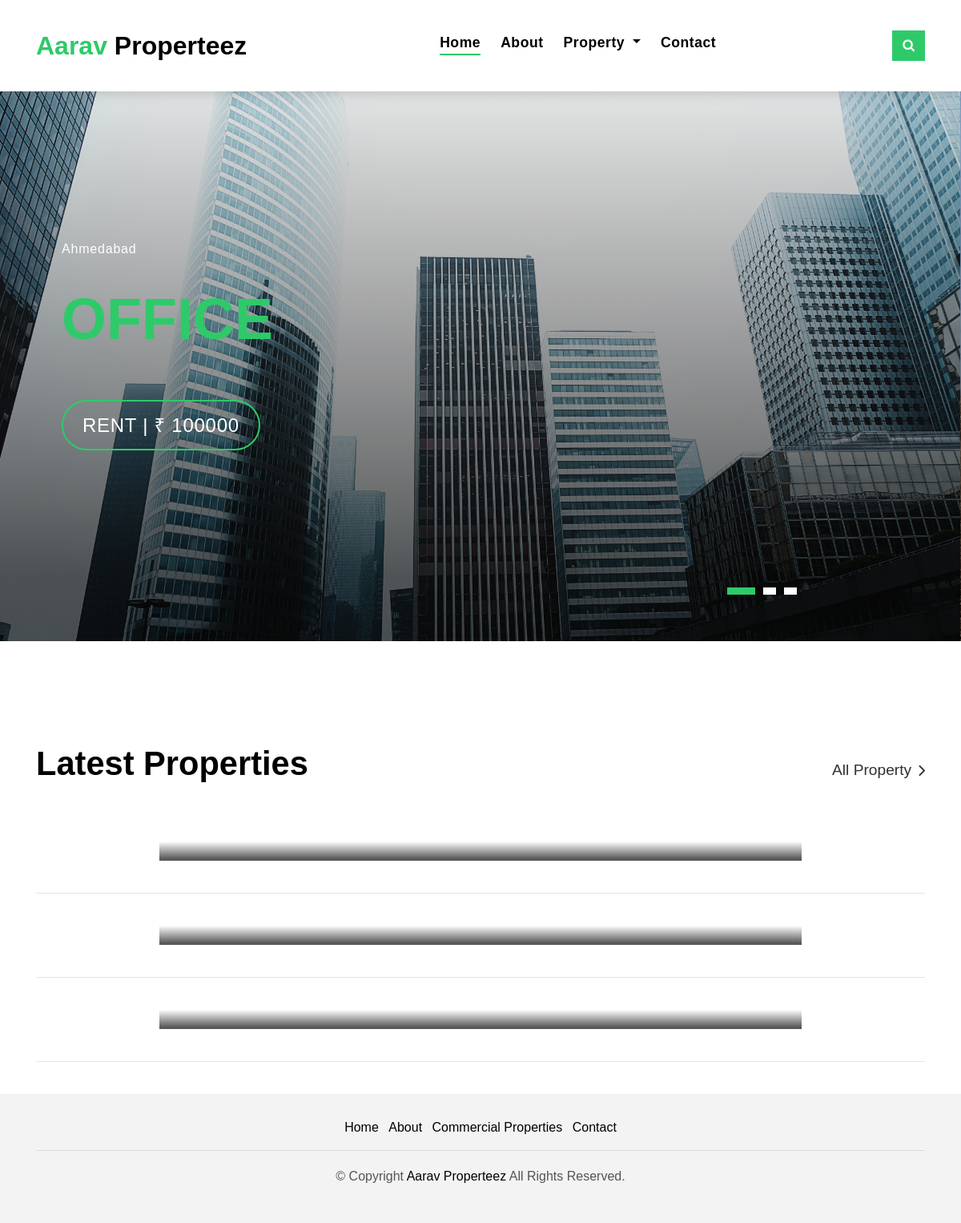
The app's page /, older data.
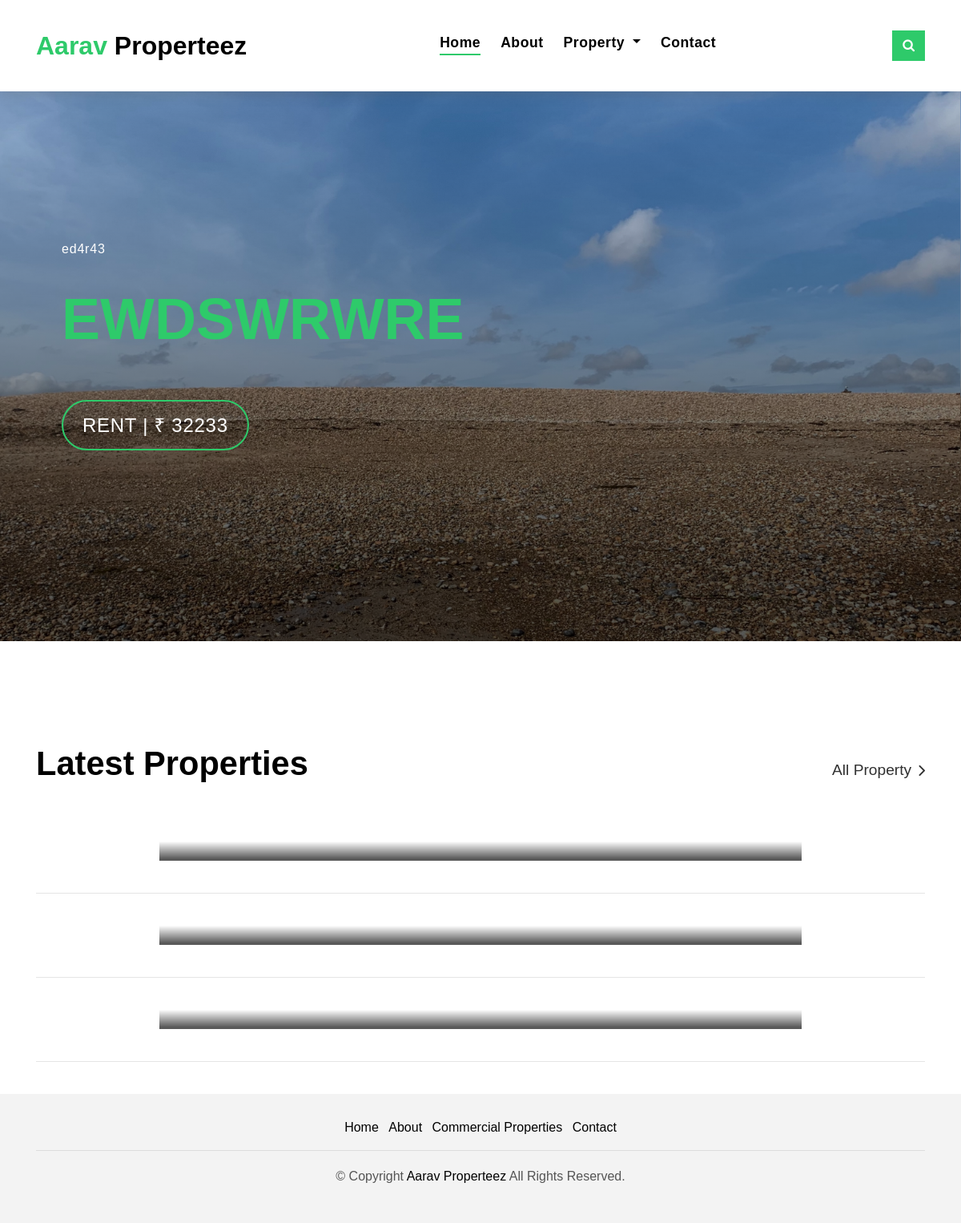
The same page, newer data.
### app/models.py (models this page shows, shortened)
class Commercial(models.Model):
    main_image = models.ImageField(
        upload_to='images/', default='none')
    Area = models.DecimalField(max_digits=10, decimal_places=2)
    sno = models.AutoField(primary_key=True)
    title = models.CharField(max_length=100)
    content = models.TextField()
    price = models.IntegerField()
    timestamp = models.DateTimeField(default=now)
    sell_or_rent = models.CharField(max_length=20,
                                    choices=SELL_OR_RENT_COMM_CHOICES)
    location = models.CharField(max_length=150)
    property_type = models.CharField(max_length=20,
                                     choices=COMM_PROPERTY_CHOICES)
    floorplan = models.ImageField(blank=True)
    construction_status = models.CharField(max_length=20,
                                           choices=COMM_STATUS_CHOICES)
    amenities = MultiSelectField(choices=MY_COMM_CHOICES)
    slug = models.SlugField(unique=True)

class Residential(models.Model):
    main_image = models.ImageField(
        upload_to='images', default='none', blank=False)
    Area = models.DecimalField(max_digits=10, decimal_places=2, blank=False)
    sno = models.AutoField(primary_key=True)
    title = models.CharField(max_length=100, blank=False)
    content = models.TextField()
    price = models.IntegerField(blank=False)
    slug = models.CharField(max_length=100, blank=False, unique=True)
    sell_or_rent = models.CharField(max_length=20,
                                    choices=SELL_OR_RENT_RESI_CHOICES, blank=False)
    timestamp = models.DateTimeField(True)
    location = models.CharField(max_length=150, blank=False)
    property_type = models.CharField(max_length=20,
                                     choices=RESI_PROPERTY_CHOICES, blank=False)
    floorplan = models.FileField(blank=True)
    construction_status = models.CharField(max_length=20,
                                           choices=RESI_STATUS_CHOICES, blank=False)
    amenities = MultiSelectField(choices=MY_RESI_CHOICES)

### app/views.py (the view)
# urls.py: path('', views.home_view, name='home'),
def home_view(request):
    print(request.user)
    mainpagecomm_Properties = Commercial.objects.all()
    mainpageresi_Properties = Residential.objects.all()
    context = {
        'mainpagecomm_Properties': mainpagecomm_Properties,
        'mainpageresi_Properties': mainpageresi_Properties
    }
    return render(request, "home.html", context)

### templates/home.html (shortened to what this page needs)
{% extends 'base.html' %} {% load static %}
  {% block homeactive %}active{% endblock homeactive %}
  {% block content %}
  <div class="intro intro-carousel">
    <div id="carousel" class="owl-carousel owl-theme">
      {% for property in mainpagecomm_Properties %}
      <div class="carousel-item-a intro-item bg-image" style="background-image: url('{{property.main_image.url}}')">
        <div class="overlay overlay-a"></div>
        <div class="intro-content display-table">
          <div class="table-cell">
            <div class="container">
              <div class="row">
                <div class="col-lg-8">
                  <div class="intro-body">
                    <p class="intro-title-top">
                      {{property.location}}
                    </p>
                    <h1 class="intro-title mb-4">
                      <span class="color-b">{{property.title}}
                    </h1>
                    <p class="intro-subtitle intro-price">
                      <a href="../commercial/{{ property.slug }} "><span class="price-a">{{property.sell_or_rent}} | ₹
                          {{property.price}}</span></a>
                    </p>
                  </div>
                </div>
              </div>
            </div>
          </div>
        </div>
      </div>
      {% endfor %}
    </div>
  </div>
  <section class="section-property section-t8">
    <div class="container">
      <div class="row">
        <div class="col-md-12">
          <div class="title-wrap d-flex justify-content-between">
            <div class="title-box">
              <h2 class="title-a">Latest Properties</h2>
            </div>
            <div class="title-link">
              <a href="../">All Property
                <span class="ion-ios-arrow-forward"></span>
              </a>
            </div>
          </div>
        </div>
      </div>
      <div id="property-carousel">
        {% for property in mainpageresi_Properties %}
        <div class="container">
          <div class="row">
            <div class="col-md-9 mx-auto">
              <div class="card-box-a card-shadow">
                <div class="img-box-a">
                </div>
                <div class="card-overlay">
                  <div class="card-overlay-a-content">
                    <div class="card-body-a">
                    </div>
                  </div>
                </div>
              </div>
            </div>
          </div>
        </div>
        <br>
        <hr>
        <br>
        {% endfor %}
      </div>
  </section>
  {% endblock content %}

Row changes from the older to the newer data that the page shows:
removed Commercial: main_image (picture), location "Ahmedabad", title "OFFICE", sell_or_rent "RENT", price "100000"
added Commercial: main_image (picture), location "ed4r43", title "EWDSWRWRE", sell_or_rent "RENT", price "32233"
